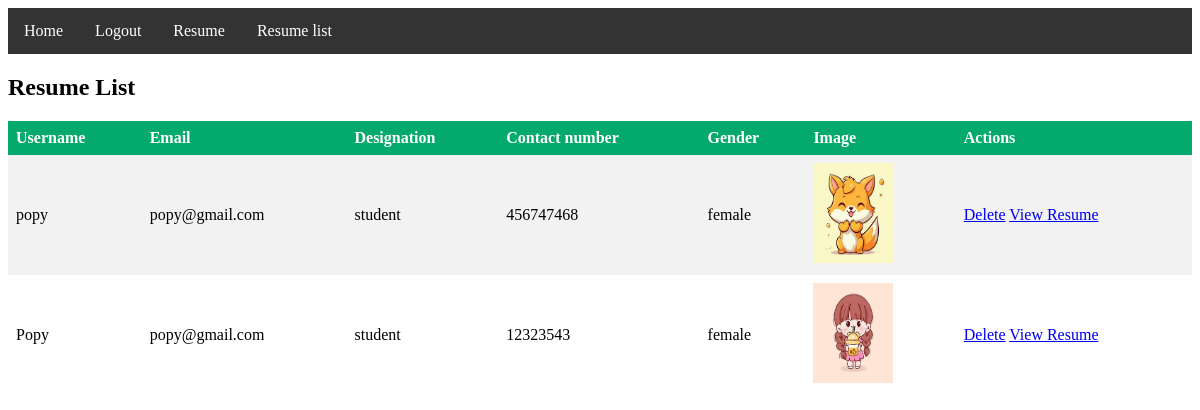
/resumelist/, run on the app's committed database.
### myApp/models.py (models this page shows, shortened)
class ResumeModel(models.Model):
    Gender=[
        ('male','Male'),
        ('female','Female'),
        ('other','Other'),
    ]
    user=models.OneToOneField(CustomUser,null=True,on_delete=models.CASCADE)
    Designation=models.CharField(max_length=100,null=True)
    Contact_number=models.CharField(max_length=100,null=True)
    Career_Summary=models.TextField(max_length=100,null=True)
    Experience_Title=models.CharField(max_length=100,null=True)
    Skill_title=models.CharField(max_length=100,null=True)
    Education_Title=models.CharField(max_length=100,null=True)
    Language=models.CharField(max_length=100,null=True)
    Interest=models.CharField(max_length=100,null=True)
    Profile_Pic=models.ImageField(upload_to='Media/Profile_Pic',null=True)
    Linkedin_URL=models.URLField(max_length=100,null=True)
    Facebook_URL=models.URLField(max_length=100,null=True)
    Instagram_URL=models.URLField(max_length=100,null=True)
    GitHub_URL=models.URLField(max_length=100,null=True)
    gender=models.CharField(choices=Gender,max_length=100,null=True)

class CustomUser(AbstractUser):
    USER=[
        ('admin','Admin'),
        ('viewer','Viewer')
    ]
    usertype=models.CharField(choices=USER,null=True,max_length=100)

### myProject/views.py (the view)
# urls.py: path('resumelist/',resumelist,name='resumelist'),
def resumelist(req):
    resume=ResumeModel.objects.all()
    Education=Education_model.objects.all()
    Interest=interest_model.objects.all()
    Skill=Skill_model.objects.all()
    context={
        'resume':resume,
        'Education':Education,
        'Interest':Interest,
        'Skill':Skill,
    }
    return render(req,'resumelist.html',context)

### Template/resumelist.html (shortened to what this page needs)
{% extends 'base.html' %}
{% block body %}
<!DOCTYPE html>
<html>
<head>
</head>
<body>
<h2>Resume List</h2>
<table>
  <tr>
    <th>Username</th>
    <th>Email</th>
    <th>Designation</th>
    <th>Contact number</th>
    <th>Gender</th>
    <th>Image</th>
    <th>Actions</th>
  </tr>
  {% for r in resume %}
  <tr>
    <td>{{r.user.username}}</td>
    <td>{{r.user.email}}</td>
    <td>{{r.Designation}}</td>
    <td>{{r.Contact_number}}</td>
    <td>{{r.gender}}</td>
    <td>
      <img src="/{{r.Profile_Pic}}" height="100px" width="80px">
  </td>
    <td>
      <a href="{% url 'deletePage' r.id %}">Delete</a>
      <a href="{% url 'viewResume' r.user.id %}">View Resume</a>
    </td>
  </tr>
  {% endfor %}
</table>
</body>
</html>
{% endblock body %}

### Template/base.html (shortened to what this page needs)
<!DOCTYPE html>
<html>
<head>
</head>
<body>
{% include 'navbar.html' %}
{% block body %}
{% endblock body %}
</body>
</html>

### Template/navbar.html (shortened to what this page needs)
<ul>
    <li><a href="{% url 'homePage' %}" >Home</a></li>
    <li><a href="{% url 'logoutPage' %}">Logout</a></li>
    <li class="dropdown">
      <a href="javascript:void(0)" class="dropbtn">Resume</a>
    </li>
    <li class="dropdown">
      <a href="javascript:void(0)" class="dropbtn">Resume list</a>
    </li>
  </ul>

### Template/base.html (style rules this page uses)
ul { list-style-type: none; margin: 0; padding: 0; overflow: hidden; background-color: #333; }
li { float: left; }
li a, .dropbtn { display: inline-block; color: white; text-align: center; padding: 14px 16px; text-decoration: none; }
li.dropdown { display: inline-block; }

### Template/resumelist.html (style rules this page uses)
table { border-collapse: collapse; width: 100%; }
th, td { text-align: left; padding: 8px; }
tr:nth-child(even) { background-color: #f2f2f2 }
th { background-color: #04AA6D; color: white; }

### data on the page
ResumeModel: user.username "popy", user.email "popy@gmail.com", Designation "student", Contact_number "456747468", gender "female", Profile_Pic (picture)
ResumeModel: user.username "Popy", user.email "popy@gmail.com", Designation "student", Contact_number "12323543", gender "female", Profile_Pic (picture)
